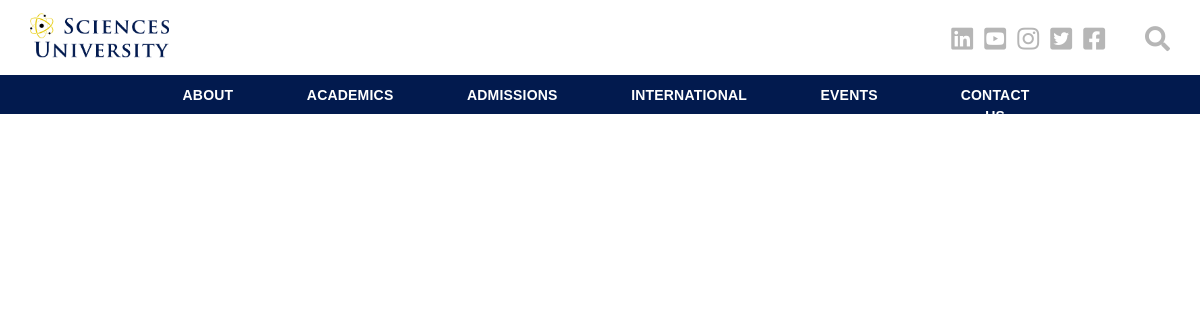
The app's page /html_pages/public_header.php with its own data.
### tables this page shows
CREATE TABLE `logo` (
  `id` int(11) NOT NULL,
  `admin_id` int(11) NOT NULL,
  `logo_image` text NOT NULL,
  `alt_image` varchar(255) NOT NULL,
  `created_at` timestamp NOT NULL DEFAULT CURRENT_TIMESTAMP,
  `updated_at` timestamp NOT NULL DEFAULT CURRENT_TIMESTAMP
);

CREATE TABLE `menu_link` (
  `id` int(11) NOT NULL,
  `parent_id` int(11) DEFAULT '1',
  `admin_id` int(11) NOT NULL,
  `title` varchar(60) NOT NULL,
  `path` text,
  `type` enum('header','footer') DEFAULT NULL,
  `body` text,
  `created_at` timestamp NOT NULL DEFAULT CURRENT_TIMESTAMP,
  `updated_at` timestamp NOT NULL DEFAULT CURRENT_TIMESTAMP
);

### config/dbconfig.php (called while the page is built, shortened)
<?php
class ConnectDb {
  private $host ='localhost';
  private $user ='root';
  private $pass ='123456';
  private $dbname ='Science_uni';
  private $dbh;
  private $stmt;    public function __construct(){
      $dsn = 'mysql:host='. $this->host . ';dbname='. $this->dbname.'';
      $options = array(
          PDO::ATTR_PERSISTENT => true,
          PDO::ATTR_ERRMODE    => PDO::ERRMODE_EXCEPTION
      );
      try {
          $this->dbh = new PDO($dsn, $this->user, $this->pass, $options);
      } catch(PDOException $e){
          $this->error = $e->getMessage();
      }
  }
  public function query($query){
      $this->stmt = $this->dbh->prepare($query);
  }    public function bind($param, $value, $type = null){
  }    public function execute(){
      return $this->stmt->execute();
  }    public function resultset(){
      $this->execute();
      return $this->stmt->fetchAll(PDO::FETCH_ASSOC);
  }}
?>

### entity/logo.php (called while the page is built, shortened)
<?php
include_once('../config/dbconfig.php');
class Logo extends ConnectDb {
    public function getLogo() {
        $this->query('SELECT * FROM logo');
        $this->execute();
        $row=$this->resultset();
        return $row;
    }
}
?>

### entity/menu.php (called while the page is built, shortened)
<?php
include_once('../config/dbconfig.php');
class Menu extends ConnectDb {
    public function getMenuHeaderPublic() {
        $this->query('SELECT * FROM menu_link WHERE id <> 1 AND parent_id = 1 ORDER BY id LIMIT 6');
        $this->execute();
        $row=$this->resultset();
        return $row;
    }
}
?>

### html_pages/public_header.php (the view, shortened to what this page needs)
<?php
include('../entity/menu.php');
include('../entity/logo.php');
$menu = new Menu();
$logo = new Logo();
$gLogo = $logo->getLogo();
?>
<!DOCTYPE html>
<html lang="en">
  <head>
      <link rel="stylesheet" href="https://pro.fontawesome.com/releases/v5.10.0/css/all.css"/>
      <link rel="stylesheet" href="style/header.css" />
      <link rel="stylesheet" href="style/index.css" />
      <link rel="stylesheet" href="style/titles.css" />
      <link rel="stylesheet" href="style/buttons.css" />
      <link rel="stylesheet" href="style/footer.css" />
      <link rel="stylesheet" href="bootstrap-4.6.0-dist/css/bootstrap.min.css"/>
  </head>
  <body>
    <header>
      <div class="header">
        <div class="container">
          <div class="row">
            <div class="col-2 logo-row">
              <a href="index.php"><img src="<?php echo $gLogo[0]['logo_image']; ?>" alt="<?php echo $gLogo[0]['alt_image']; ?>" class="logo" title="Sciences University"/></a>
            </div>
            <div class="col-10 social-media">
              <span class="icons align-middle" id="icons">
                <a href="https://www.linkedin.com/" title="linkedin"><i class="fab fa-linkedin"></i></a>
                <a href="https://www.youtube.com/" title="youtube"><i class="fab fa-youtube-square"></i></a>
                <a href="https://www.instagram.com/" title="instagram"><i class="fab fa-instagram"></i></a>
                <a href="https://www.twitter.com/" title="twitter"><i class="fab fa-twitter-square"></i></a>
                <a href="https://www.facebook.com/" title="facebook"><i class="fab fa-facebook-square fb"></i></a>
                <i class="fas fa-search search" id="search" onclick="openSearchBar()"></i>
              </span>
            </div>
          </div>
        </div>
      </div>
    <div class="cont-bk">
      <div class="container navbar-container">
        <div class="row">
          <div class="col-1"></div>
          <div class="col-11">
            <nav class="navbar navbar-expand-lg navbar-light navbar-grid">
              <div class="container-fluid content-nav navbar-section">
                <div class="collapse navbar-collapse navbar-section1" id="navbarNav">
                  <ul class="navbar-nav">
                  <?php
                        foreach($menu->getMenuHeaderPublic() as $gMenuH){
                      ?>
                    <li class="nav-item active About">
                      <a class="nav-link" aria-current="page" href="inner_page.php?id=<?php echo $gMenuH['id'] ?>" style="letter-spacing: 0.2px;"><?php echo $gMenuH['title'] ?></a>
                    </li>
                    <?php
                        }
                    ?>
                  </ul>
                </div>
              </div>
            </nav>
          </div>
        </div>
      </div>
    </div>
    </header>

### html_pages/style/header.css (style rules this page uses)
* { margin: 0; padding: 0; box-sizing: border-box; }
body header .header { display: flex; justify-content: space-between; width: 100%; height: 75px; background-color: #ffffff; }
body header .header .logo-row { padding: 0; }
body header .header .logo-row .logo { width: 139px; margin: 13px 0; }
body header .header .social-media { padding: 25px 0; text-align: right; }
body header .header .social-media .icons { width: 15.2778%; height: 25px; margin: 25px 0 25px 68.1667%; padding: 0; font-size: 0; }
body header .header .social-media .icons i { width: 23px; font-size: 25px; margin: 0 10px 0 0; background-color: transparent; color: #b6b6b6; }
body header .header .social-media .icons .fb { margin-right: 0; }
body header .header .social-media .icons .search { width: 25px; font-size: 25px; margin: 0 0 0 40px; }
body header .cont-bk { background-color: #021a4e; }
body header .navbar-container { background-color: #021a4e; }
body header .navbar-container .row .navbar-grid { height: 39px; padding: 10px 0; background-color: #021a4e; width: 100%; }
body header .navbar-container .row .navbar-grid .navbar-section { padding: 0; }
body header .navbar-container .row .navbar-grid .navbar-section .navbar-section1 ul { width: 91.6129%; margin: 0 4.1935% 0 4.1935%; }
body header .navbar-container .row .navbar-grid .navbar-section .navbar-section1 ul li a { height: 19px; font-family: "mainFontSBold", sans-serif; font-size: 14px; font-weight: 600; letter-spacing: 0.2px; text-align: center; color: #ffffff; padding: 0; text-transform: uppercase; }
body header .navbar-container .row .navbar-grid .navbar-section .navbar-section1 ul .About { margin: 0 73.5px 0 0; }

### html_pages/style/index.css (style rules this page uses)
* { margin: 0; padding: 0; box-sizing: border-box; }

### html_pages/style/footer.css (style rules this page uses)
* { margin: 0; padding: 0; box-sizing: border-box; }

### records on screen
logo: logo_image (picture)
menu_link: title "ABOUT"
menu_link: title "ACADEMICS"
menu_link: title "ADMISSIONS"
menu_link: title "INTERNATIONAL"
menu_link: title "EVENTS"
menu_link: title "CONTACT US"
